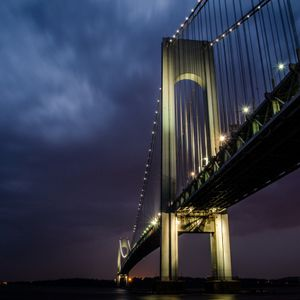
#> input picture data/images/original/300x300/picsum.photos13.jpg, 300 x 300 px
$ python fast_brief.py
#> lines starting #> are read from the running program, lines starting #| are printed output that depends on the picture; after the words box and inside, x2 and y2 are one past the last pixel; in counts of white or black regions, pixels touching at a corner belong together
import cv2 as cv
import numpy as np
import os
from timeit import default_timer as timer

TOP_MATCHES = 20
DRAW_MATCHES = True

imagesDir = "../../../data/images"
partsDir = imagesDir + "/testing/parts/300x300"
originalDir = imagesDir + "/original/300x300"
outputDir = imagesDir + "/testing/output/old_single/fast_brief"

diagnostics = {
    "computeTimes": {  # how long it takes to:
        "partKeypoints": [],  # calculate keypoints for part
        "imageKeypoints": [],  # calculate keypoints for image
        "matching": [],  # iterate through all images and aggregate matches
        "individualMatching": [],  # match individual part to individual image
        "sortingMatches": [],  # sort the individual matches
        "partProcess": [],  # process each part completely
    },
    "counts": {
        "partDescriptorSize": [],
        "imageDescriptorSize": [],
    }
}

fast = cv.FastFeatureDetector_create()
brief = cv.xfeatures2d.BriefDescriptorExtractor_create()
bf = cv.BFMatcher(cv.NORM_HAMMING, crossCheck=True)

def detectAndCompute(img):
    kp = fast.detect(img, None)
    keypoints, descriptors = brief.compute(img, kp)
    result = (True, "")
    if len(kp) == 0:
        result = (False, "No keypoints detected")
    elif descriptors is None or descriptors.size == 0:
        result = (False, "No descriptors computed")
    return result, keypoints, descriptors

imageData = []
"""
format:
{
    filename,
    keypoints,
    descriptors
}
"""

totalTime = timer()
for i, filename in enumerate(os.listdir(originalDir)):
    filePath = os.path.abspath(f"{originalDir}/{filename}")
    img = cv.imread(filePath, 0)
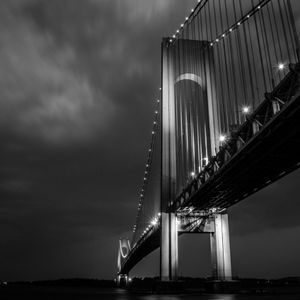
#> img: shape (300, 300); min 0, max 255, mean 56.2
    imageKeypointTime = timer()
    ok, keypoints, descriptors = detectAndCompute(img)
#> in detectAndCompute, `kp = fast.detect(img, None)`: kp = 910 keypoints; strongest (x, y, size): (170, 40, 7), (223, 35, 7), (211, 44, 7), (192, 173, 7)
#> in detectAndCompute, `keypoints, descriptors = brief.compute(img, kp)`: keypoints = 710 keypoints; strongest (x, y, size): (170, 40, 7), (223, 35, 7), (211, 44, 7), (192, 173, 7)
#> ok = (True, '')
    diagnostics["computeTimes"]["imageKeypoints"].append(timer() - imageKeypointTime)
    if not ok[0]:
        print(f"ERROR computing keypoints or descriptors for {filePath} ({ok[1]}), skipping...")
        continue
    diagnostics["counts"]["imageDescriptorSize"].append(descriptors.size)
    imageData.append({
        "filename": filePath,
        "keypoints": keypoints,
        "descriptors": descriptors
    })

results = []
"""
format
{
    "outputFilename"  - path of the SAVED file
    "imageFilename"  - path of the ORIGINAL file (where the match was found)
    "sX", "sY", "eX", "eY"  - coords of the rectangle

    Additional data for drawing keypoint matches

    "partFilename"  - path of the PART file
    "partKeypoints", "imageKeypoints"   - keypoints of the part and image
    "topMatches"    - selected N best matches for keypoints
}
"""

for i, filename in enumerate(os.listdir(partsDir)):
    partProcessTime = timer()
    filePath = os.path.abspath(f"{partsDir}/{filename}")
    partColor = cv.imread(filePath)
#> partColor is the input picture: shape (300, 300, 3); mean B, G, R 73.8, 55.7, 50.5
    part = cv.cvtColor(partColor, cv.COLOR_BGR2GRAY)
    partKeypointTime = timer()
    ok, partKeypoints, partDescriptors = detectAndCompute(part)
#> in detectAndCompute (call 2), `kp = fast.detect(img, None)`: kp = 905 keypoints; strongest (x, y, size): (170, 40, 7), (223, 35, 7), (211, 44, 7), (124, 256, 7)
#> in detectAndCompute (call 2), `keypoints, descriptors = brief.compute(img, kp)`: keypoints = 705 keypoints; strongest (x, y, size): (170, 40, 7), (223, 35, 7), (211, 44, 7), (124, 256, 7)
#> partKeypoints has the same summary as keypoints in detectAndCompute
    diagnostics["computeTimes"]["partKeypoints"].append(timer() - partKeypointTime)
    if not ok[0]:
        print(f"ERROR computing keypoints or descriptors for {filePath} ({ok[1]}), skipping...")
        continue
    diagnostics["counts"]["partDescriptorSize"].append(partDescriptors.size)

    bestResult = {
        "image": None,
        "distance": float("inf"),
        "topMatches": [],
    }

    matchingTime = timer()
    for image in imageData:
        individualMatchingTime = timer()
        matches = bf.match(partDescriptors, image["descriptors"])
        diagnostics["computeTimes"]["individualMatching"].append(timer() - individualMatchingTime)

        sortingMatchesTime = timer()
        matches = sorted(matches, key=lambda x: x.distance)
        diagnostics["computeTimes"]["sortingMatches"].append(timer() - sortingMatchesTime)

        matches = matches[:TOP_MATCHES]
        # matches: List of { distance (float), queryIdx (int), trainIdx (int) }
        totalDistance = np.sum(np.asarray(list(map(lambda match: match.distance, matches))))

        if totalDistance < bestResult["distance"]:
            bestResult["image"] = image
            bestResult["distance"] = totalDistance
            bestResult["topMatches"] = matches
#> this loop made 1 pass
#> (individualMatchingTime, matches, sortingMatchesTime, totalDistance) on pass 1: (1159.1, 20 matches, 1159.1, 0)
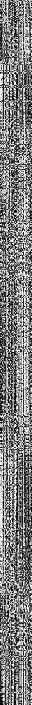
#> partDescriptors: shape (705, 32); min 0, max 255, mean 125.4
#> after the loop, bestResult = 3 items

    end = timer()
    diagnostics["computeTimes"]["matching"].append(end - matchingTime)
    diagnostics["computeTimes"]["partProcess"].append(end - partProcessTime)

    # processing result
    bestMatch = bestResult["topMatches"][0]
    bestKeypointPart = partKeypoints[bestMatch.queryIdx]
#> bestKeypointPart = keypoint at (234, 28), size 7
    bestKeypointImage = bestResult["image"]["keypoints"][bestMatch.trainIdx]
#> bestKeypointImage = keypoint at (234, 28), size 7
    startX, startY = np.round(bestKeypointImage.pt[0] - bestKeypointPart.pt[0]).astype(int), np.round(
        bestKeypointImage.pt[1] - bestKeypointPart.pt[1]).astype(int)
#> startX = 0; startY = 0
    endX, endY = startX + part.shape[1], startY + part.shape[0]
#> endX = 300; endY = 300

    results.append({
        "outputFilename": os.path.abspath(f"{outputDir}/{'kp_' if DRAW_MATCHES else ''}{filename}"),
        "imageFilename": bestResult["image"]["filename"],
        "sX": startX,
        "sY": startY,
        "eX": endX,
        "eY": endY,
        # for DRAW_MATCHES=True
        "partFilename": filePath,
        "partKeypoints": partKeypoints,
        "imageKeypoints": bestResult["image"]["keypoints"],
        "topMatches": bestResult["topMatches"]
    })

totalTime = np.round((timer() - totalTime) * 1000, 3)

for result in results:
    resultImage = cv.imread(result["imageFilename"])
    resultImage = cv.rectangle(img=resultImage,
                               pt1=(result["sX"], result["sY"]),
                               pt2=(result["eX"], result["eY"]),
                               color=(0, 255, 0))
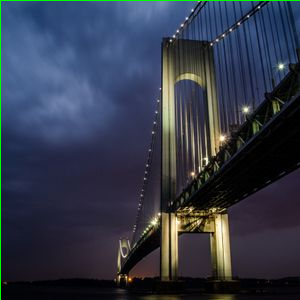
#> resultImage: shape (300, 300, 3); 0.67% of pixels changed, all inside (x1, y1, x2, y2) = (0, 0, 300, 300)
    if DRAW_MATCHES:
        resultImage = cv.drawMatches(img1=cv.imread(result["partFilename"]),
                                     keypoints1=result["partKeypoints"],
                                     img2=resultImage,
                                     keypoints2=result["imageKeypoints"],
                                     matches1to2=result["topMatches"],
                                     outImg=resultImage,
                                     flags=cv.DRAW_MATCHES_FLAGS_NOT_DRAW_SINGLE_POINTS)
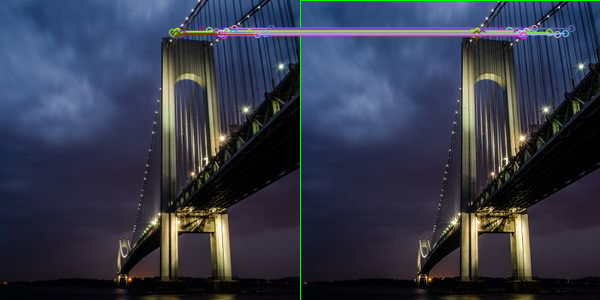
#> resultImage: shape (300, 600, 3); mean B, G, R 74.4, 57.3, 52.2
    cv.imwrite(result["outputFilename"], resultImage)

average = {
    "partKeypoints": np.round(np.average(np.asarray(diagnostics["computeTimes"]["partKeypoints"])) * 1000, 3),
    "imageKeypoints": np.round(np.average(np.asarray(diagnostics["computeTimes"]["imageKeypoints"])) * 1000, 3),
    "matching": np.round(np.average(np.asarray(diagnostics["computeTimes"]["matching"])) * 1000, 3),
    "individualMatching": np.round(np.average(np.asarray(diagnostics["computeTimes"]["individualMatching"])) * 1000, 3),
    "sortingMatches": np.round(np.average(np.asarray(diagnostics["computeTimes"]["sortingMatches"])) * 1000, 3),
    "partProcess": np.round(np.average(np.asarray(diagnostics["computeTimes"]["partProcess"])) * 1000, 3),
    "partDescriptorSizes": np.round(np.average(np.asarray(diagnostics["counts"]["partDescriptorSize"])), 2),
    "imageDescriptorSizes": np.round(np.average(np.asarray(diagnostics["counts"]["imageDescriptorSize"])), 2)
}

print(f"""
Total time [ms]: {totalTime}
Average times [ms]:
- Keypoint and descriptor computing for a part: {average["partKeypoints"]}
- Keypoint and descriptor computing for an image: {average["imageKeypoints"]}
- Matching an individual image with a part: {average["individualMatching"]}
- Sorting individual matches: {average["sortingMatches"]}
- Matching all images to a part: {average["matching"]}
- Processing entire part: {average["partProcess"]}

Average part descriptor size: {average["partDescriptorSizes"]}
Average image descriptor size: {average["imageDescriptorSizes"]}
""")

# -------------------------------------

"""
Results:

Total time [ms]: 246.199
Average times [ms]:
    - Keypoint and descriptor computing for a part: 0.486
    - Keypoint and descriptor computing for an image: 6.825
    - Matching an individual image with a part: 2.392
    - Sorting individual matches: 0.025
    - Matching all images to a part: 24.609
    - Processing entire part: 25.893

Average part descriptor size: 4229.33
Average image descriptor size: 52163.2

Deductions:
    - uses FAST corner detector and BRIEF descriptor (neither can't be standalone)
        - FAST produces keypoints, but doesn't have compute() method for descriptors
        - BRIEF produces descriptors, but doesn't have detect() method for keypoints
    - BRIEF uses different matching norm - Hamming distance
    - computing the descriptors is much faster than SURF
    - on the other hand, matching the part to images is much slower (but still in order of milliseconds)
    - the descriptor sizes are also larger
    - major problem is that BRIEF can't compute descriptors on small sizes
        - BRIEF filters out keypoints in 28px range from the borders, so that makes minimum image size 57x57px
    - it also seems to sometimes compute small amount of descriptors
        - part 4.jpg, but that's probably because of the size
        - 64x63px, after subtracting the 56x56 border, that makes it 8x7px large
        - small amount of descriptors makes sense
"""
